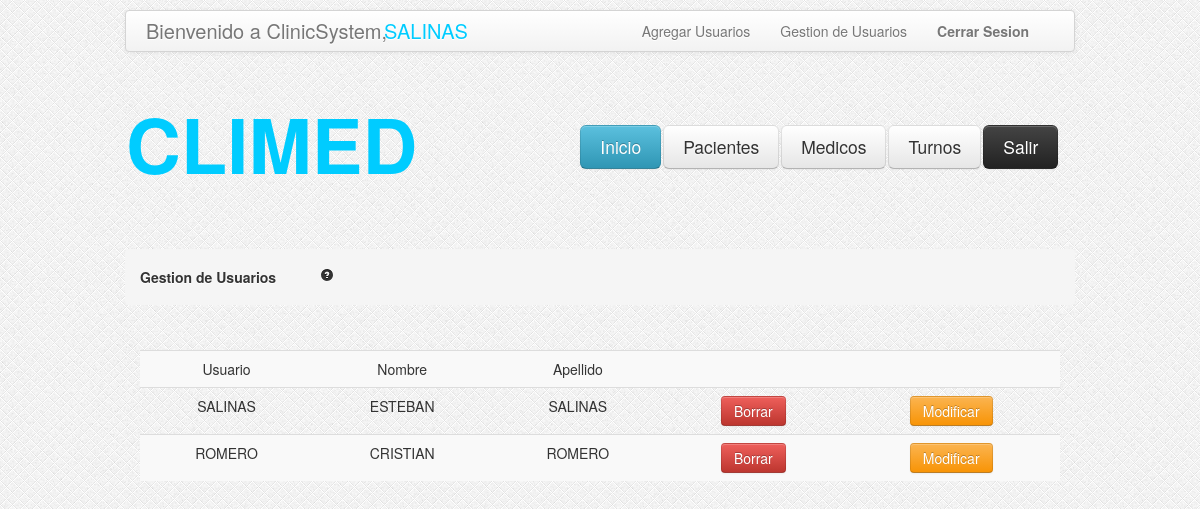
Screenshot of /GestionUsuarios.php (signed in) with the database file from the repository.
### tables this page shows
CREATE TABLE IF NOT EXISTS `usuarios` (
  `idusuario` int(11) NOT NULL AUTO_INCREMENT,
  `nombre` varchar(100) NOT NULL,
  `apellido` varchar(100) NOT NULL,
  `usuario` varchar(100) NOT NULL,
  `password` varchar(100) NOT NULL,
  `tipo` varchar(100) NOT NULL,
  PRIMARY KEY (`idusuario`)
);

### GestionUsuarios.php (the view, shortened to what this page needs)
<!doctype html>
<head>
<link rel="stylesheet" type="text/css" href="css/estilo.css"/>
<link rel="stylesheet" type="text/css" href="css/bootstrap.css"/>
<link rel="stylesheet" type="text/css" href="css/bootstrap-responsive.css"/>
</head>
<body style="background-image:url('images/bg.png')">
	<?php
	$consulta = "SELECT idusuario, nombre, apellido, usuario FROM usuarios ";
	$res = mysql_query($consulta);
	include_once('header.php');
	?>
	<div class="encapsulador">
		<div class="contenedor">
			<ul class="breadcrumb">
				<li>
					<h5>Gestion de Usuarios <a href="#" style="margin-left: 40px;"><i class="icon-question-sign"></i></a></h5>
				</li>
			</ul>
			<div id="tabla-gestion-usuarios">
				<table class="table table-striped">
					<tr>
						<td>Usuario</td>
						<td>Nombre</td>
						<td>Apellido</td>
						<td></td>
						<td></td>
					</tr>
				<?php
				while ($valor = mysql_fetch_array($res)) {
				?>
					<tr>
						<td><?php echo $valor["usuario"]; ?></td>
						<td><?php echo $valor["nombre"]; ?></td>
						<td><?php echo $valor["apellido"]; ?></td>
						<?php
						$idusuario = $valor["idusuario"];
						?>
						<td><a data-toggle="modal" role="button" href="#borrar<?php echo $idusuario; ?>" class="btn btn-danger">Borrar</a></td>
						<td><button class="btn btn-warning" onclick="location.href='Usuario.php?idusuario=<?php echo $idusuario; ?>'"type="button">Modificar</button> </td>
					</tr>
				<?php
				}
				?>
				</table>
			</div>
		</div>
	</div>
</body>
</html>

### css/estilo.css (style rules this page uses)
.encapsulador { width:950px; height:auto; margin: auto; }
.contenedor { margin-top: 75px; }
#tabla-gestion-usuarios { margin-top: 45px; margin-left: 15px; margin-right: 15px; }

### rows the page displays
usuarios: usuario "SALINAS", nombre "ESTEBAN", apellido "SALINAS"
usuarios: usuario "ROMERO", nombre "CRISTIAN", apellido "ROMERO"

### other values shown
$usuario "SALINAS"
